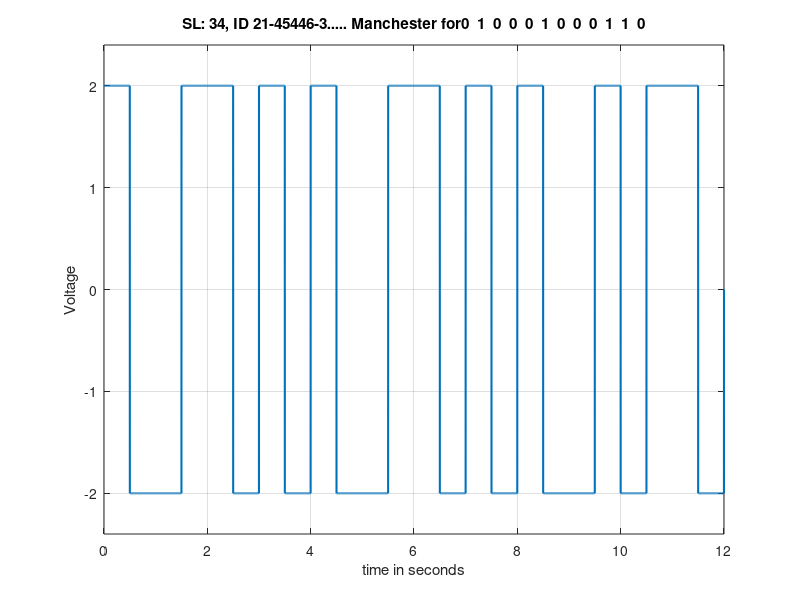

MATLAB code to generate this figure:
% Value of A = 2
% Value of B = 1
% Value of C = 4
% Value of D = 5
% Value of E = 4
% Value of F = 4
% Value of G = 6
% Value of H = 3
bit_stream = [0 1 0 0 0 1 0 0 0 1 1 0];
no_bits = length(bit_stream);
bit_rate = 2000; % 2 kbps
pulse_per_bit = 2; % for differential manchester
pulse_duration =(1/((pulse_per_bit)*(bit_rate))) * bit_rate ;
no_pulses = no_bits*pulse_per_bit;
samples_per_pulse = 500;
fs = (samples_per_pulse)/(pulse_duration);
%sampling frequency
% including pulse duration in sampling frequency
% ensures having enough samples in each pulse
t = 0:1/fs:(no_pulses)*(pulse_duration); % sampling interval
% total duration = (no_pulse)*(pulse_duration)
no_samples = length(t); % total number of samples
dig_sig = zeros(1,no_samples);
max_voltage = +2;
min_voltage = -2;
%inv_bit = 1; % inverting bit
%last_state = max_voltage;
%inv_last_state = min_voltage; % inverse of last state
for i = 1:no_bits
j = (i-1)*2;
if bit_stream(i) == 1
dig_sig((j*(samples_per_pulse)+1):(j+1)*(samples_per_pulse)) = min_voltage*ones(1,samples_per_pulse);
dig_sig(((j+1)*(samples_per_pulse)+1):(j+2)*(samples_per_pulse)) = max_voltage*ones(1,samples_per_pulse);
else
dig_sig((j*(samples_per_pulse)+1):(j+1)*(samples_per_pulse)) = max_voltage*ones(1,samples_per_pulse);
dig_sig(((j+1)*(samples_per_pulse)+ 1):(j+2)*(samples_per_pulse)) = min_voltage*ones(1,samples_per_pulse);
end
end
figure
plot(t,dig_sig,'linewidth',1.5)
grid on
xlabel('time in seconds')
ylabel('Voltage')
ylim([(min_voltage - (max_voltage)*0.2)
(max_voltage+max_voltage*0.2)])
title(['SL: 34, ID 21-45446-3..... Manchester for',num2str(bit_stream),''])

